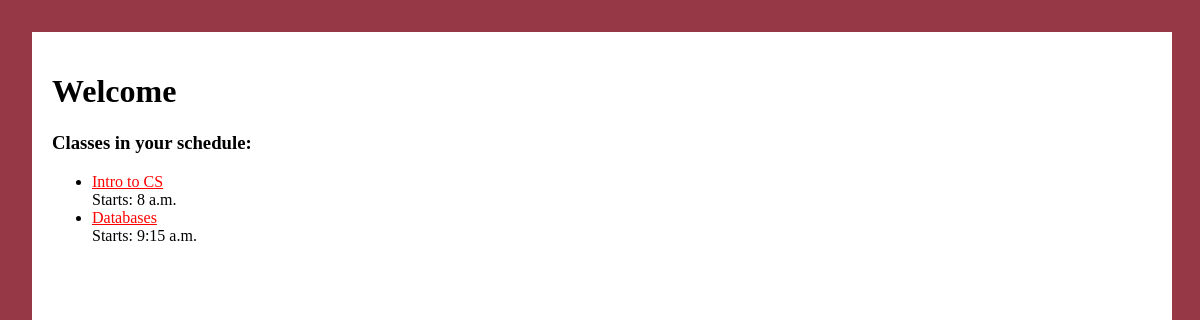
The page /classes/ on the database as committed earlier.
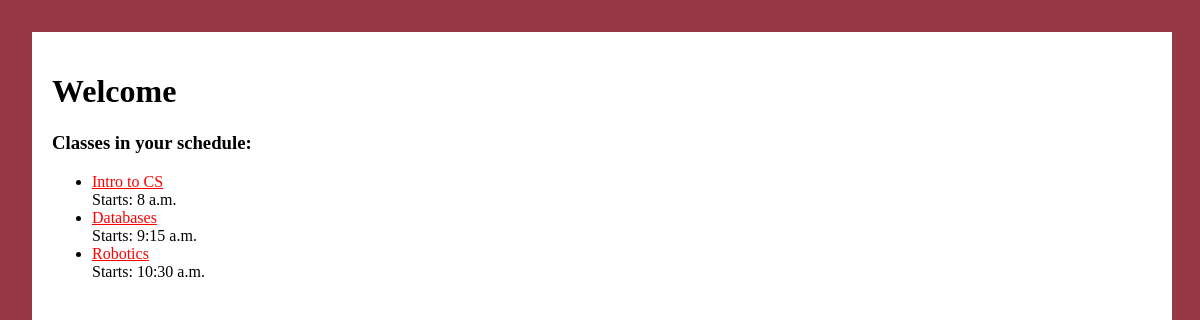
The same page on the database as committed later.
### classes/models.py (models this page shows, shortened)
class Class(models.Model):
    classname = models.CharField(max_length=200)
    building = models.ForeignKey(Building, on_delete=models.CASCADE)
    room = models.IntegerField(max_length=4)
    startTime = models.TimeField("Start Time")
    endTime = models.TimeField("End Time")

### classes/views.py (the view)
# urls.py: path("", views.index, name="index"),
def index(request):
    classesList = Class.objects
    template = loader.get_template("classes/index.html")
    context = {"classes": classesList}
    return HttpResponse(template.render(context, request))

### classes/templates/classes/index.html
{% load static %}
<link rel="stylesheet" href="{% static 'classes/index.css' %}">
<div class="main">
    <h1>Welcome</h1>
    <h3>Classes in your schedule:</h3>
    {% if classes %}
        <ul>
        {% for class in classes.all %}
            <li><a href="/classes/{{ class.id }}/">{{ class.classname }}</a><br><a>Starts: {{class.startTime}}</a></li>
        {% endfor %}
        </ul>
    {% else %}
        <p>No poll are available.</p>
    {% endif %}
</div>

### classes/static/classes/index.css (style rules this page uses)
li a:link, li a:visited { color: red; }
.main { background-color: white; height: 88dvh; padding: 20px; }

Rows that differ between the two databases and show on the page:
added Class: classname "Robotics", startTime "10:30 a.m."
